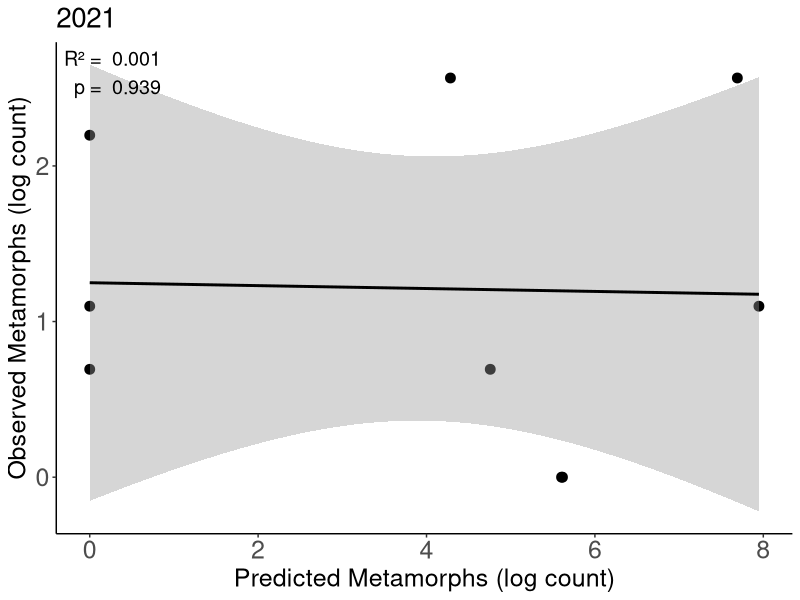
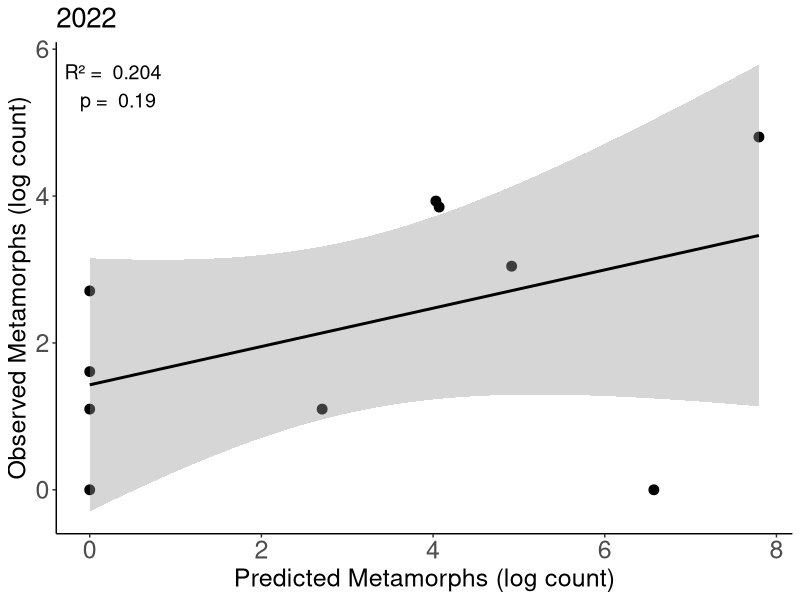
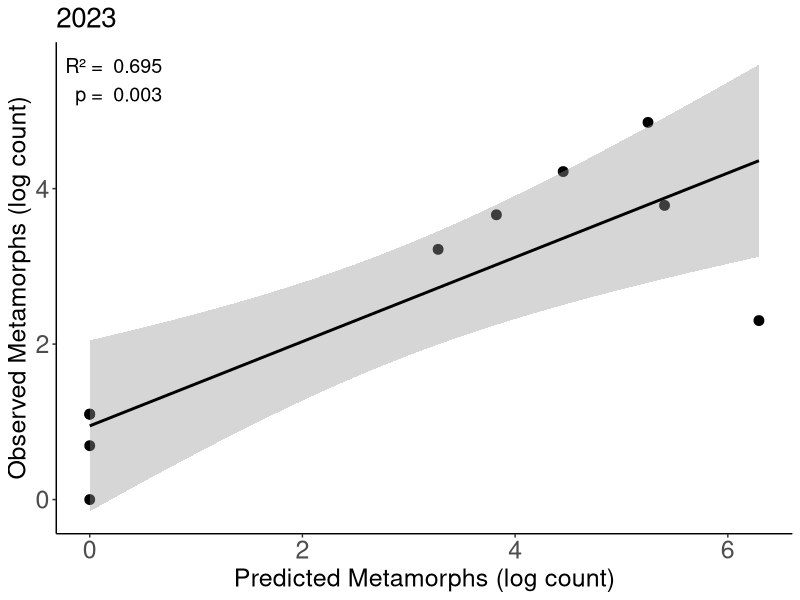
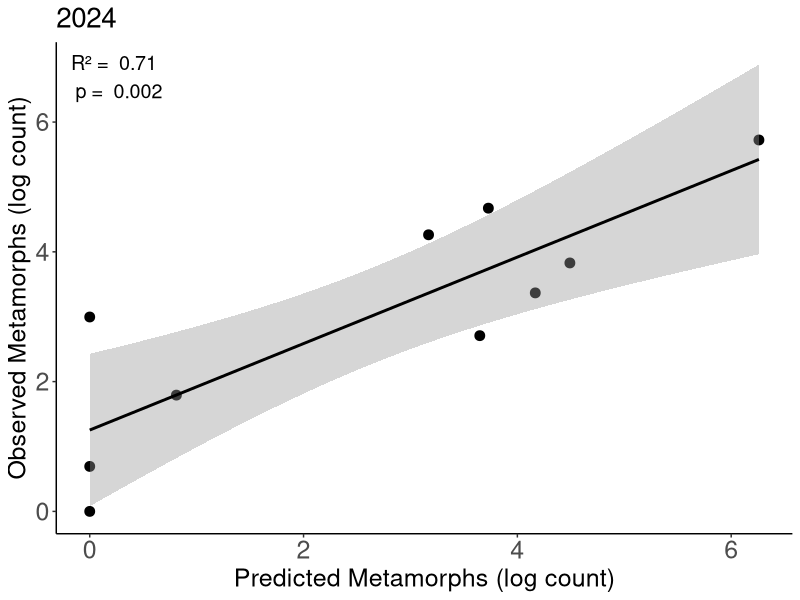
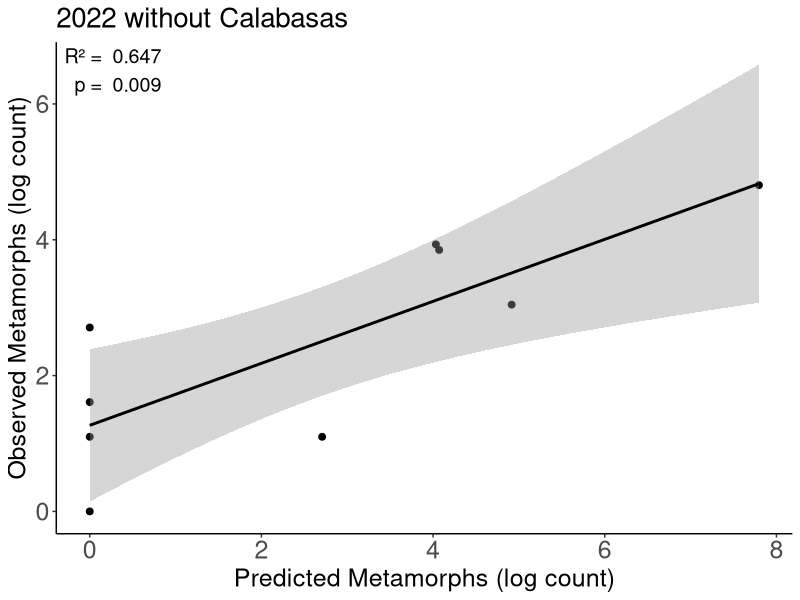
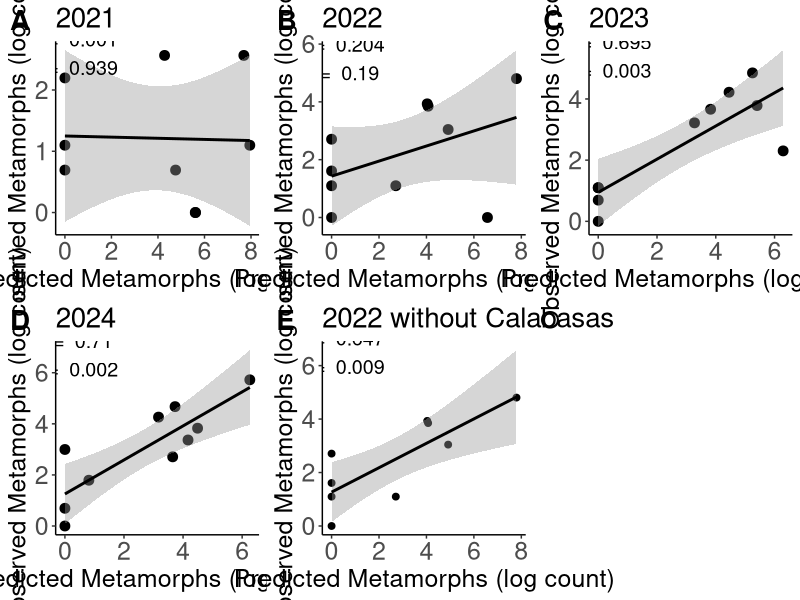
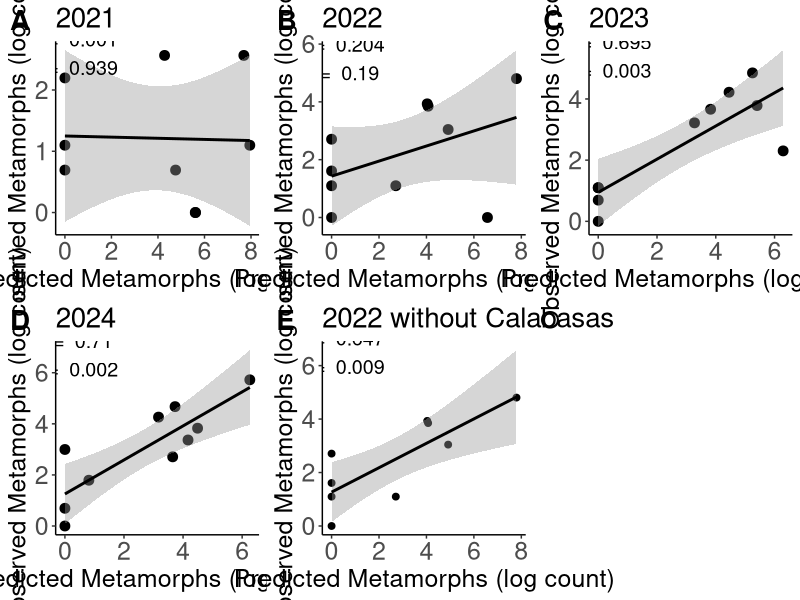

The R script that drew these images, in order:
#Making nice correlation plots for recruitment correlation
library(ggplot2)
library(tidyverse)
library(ggpubr)
df <- read_csv("Data/Larval_Correlations_Sum_Density.csv")

#Subsetting the data by year
data2021 <- df %>%
  filter(Year == 2021) %>%
  dplyr::select(Pond, Metamorph_Estimate, Drift_Fence_Actual_Count)

data2022 <- df %>%
  filter(Year == 2022) %>%
  dplyr::select(Pond, Metamorph_Estimate, Drift_Fence_Actual_Count)

data2023 <- df %>%
  filter(Year == 2023) %>%
  dplyr::select(Pond, Metamorph_Estimate, Drift_Fence_Actual_Count)

data2024 <- df %>%
  filter(Year == 2024) %>%
  dplyr::select(Pond, Metamorph_Estimate, Drift_Fence_Actual_Count)


#2021 Model
model2021 <- lm(log(Drift_Fence_Actual_Count+1) ~ log(Metamorph_Estimate+1), data = data2021)
summary(model2021)

#2022 Model
model2022 <- lm(log(Drift_Fence_Actual_Count+1) ~ log(Metamorph_Estimate+1), data = data2022)
summary(model2022)

#2023 Model
model2023 <- lm(log(Drift_Fence_Actual_Count+1) ~ log(Metamorph_Estimate+1), data = data2023)
summary(model2023)

#2024 Model
model2024 <- lm(log(Drift_Fence_Actual_Count) ~ log(Metamorph_Estimate+1), data = data2024)
summary(model2024)

summary2021 <- summary(model2021)
summary2022 <- summary(model2022)
summary2023 <- summary(model2023)
summary2024 <- summary(model2024)

p_value2021 <- coef(summary(model2021))[2, 4]
p_value2022 <- coef(summary(model2022))[2, 4]
p_value2023 <- coef(summary(model2023))[2, 4]
p_value2024 <- coef(summary(model2024))[2, 4]




#2021 Plot
plot1 <- ggplot(data2021, aes(x = log(Metamorph_Estimate+1), y = log(Drift_Fence_Actual_Count+1))) +
  geom_point(size = 3) +
  stat_smooth(method = "lm", color = "black")+
  labs(x = "Predicted Metamorphs (log count)",
       y = "Observed Metamorphs (log count)",
       title = "2021")+
  theme_classic() +
  theme(plot.title = element_text(size = 20), 
        axis.text = element_text(size = 18), 
        axis.title = element_text(size = 18)) +
  annotate("text", x = 0.3, y = 2.6, label = paste("R² = ", round(summary2021$r.squared, 3), "\n", "p = ", round(p_value2021, 3)),
           size = 5, color = "black")
plot1


#2022 Plot
plot2 <- ggplot(data2022, aes(x = log(Metamorph_Estimate+1), y = log(Drift_Fence_Actual_Count+1))) +
  geom_point(size = 3) +
  stat_smooth(method = "lm", color = "black")+
  labs(x = "Predicted Metamorphs (log count)",
       y = "Observed Metamorphs (log count)",
       title = "2022")+
  theme_classic() +
  theme(plot.title = element_text(size = 20), 
        axis.text = element_text(size = 18), 
        axis.title = element_text(size = 18)) +
  annotate("text", x = 0.3, y = 5.5, label = paste("R² = ", round(summary2022$r.squared, 3), "\n", "p = ", round(p_value2022, 3)),
           size = 5, color = "black")

plot2

#2023 Plot
plot3 <- ggplot(data2023, aes(x = log(Metamorph_Estimate+1), y = log(Drift_Fence_Actual_Count+1))) +
  geom_point(size = 3) +
  stat_smooth(method = "lm", color = "black")+
  labs(x = "Predicted Metamorphs (log count)",
       y = "Observed Metamorphs (log count)",
       title = "2023")+
  theme_classic() +
  theme(plot.title = element_text(size = 20), 
        axis.text = element_text(size = 18), 
        axis.title = element_text(size = 18)) +
  annotate("text",x = 0.25, y = 5.4, label = paste("R² = ", round(summary2023$r.squared, 3), "\n", "p = ", round(p_value2023, 3)),
           size = 5, color = "black")
plot3

#2024 Plot
plot4 <- ggplot(data2024, aes(x = log(Metamorph_Estimate+1), y = log(Drift_Fence_Actual_Count))) +
  geom_point(size = 3) +
  stat_smooth(method = "lm", colour = "black")+
  labs(x = "Predicted Metamorphs (log count)",
       y = "Observed Metamorphs (log count)",
       title = "2024")+
  theme_classic() +
  theme(plot.title = element_text(size = 20), 
        axis.text = element_text(size = 18), 
        axis.title = element_text(size = 18))+
  annotate("text",  x = 0.25, y = 6.7, label = paste("R² = ", round(summary2024$r.squared, 3), "\n", "p = ", round(p_value2024, 3)),
           size = 5, color = "black") 
plot4



#2022 without Calabasas
data2022NoCalabasas <- df %>%
  filter(Year == 2022, Pond != "Calabasas") %>%
  dplyr::select(Pond, Metamorph_Estimate, Drift_Fence_Actual_Count)


model2022NoCalabasas <- lm(log(Drift_Fence_Actual_Count+1) ~ log(Metamorph_Estimate+1), data = data2022NoCalabasas)
summary(model2022NoCalabasas)

summary2022NoCalabasas <- summary(model2022NoCalabasas)
p_value2022NoCalabasas <- coef(summary(model2022NoCalabasas))[2, 4]



plot5 <- ggplot(data2022NoCalabasas, aes(x = log(Metamorph_Estimate+1), y = log(Drift_Fence_Actual_Count+1))) +
  geom_point(size = 2) +
  stat_smooth(method = "lm", color = "black")+
  labs(x = "Predicted Metamorphs (log count)",
       y = "Observed Metamorphs (log count)",
       title = "2022 without Calabasas")+
  theme_classic() +
  theme(plot.title = element_text(size = 20), 
        axis.text = element_text(size = 18), 
        axis.title = element_text(size = 18)) +
  annotate("text", 
           x = 0.3, 
           y = 6.5, 
           label = paste("R² = ", round(summary2022NoCalabasas$r.squared, 3), "\n", "p = ", round(p_value2022NoCalabasas, 3)),
           size = 5, 
           color = "black")
plot5


multiPlot <- cowplot::plot_grid(plot1, plot2, plot3, plot4, plot5,
                                nrow = 2,
                                ncol = 3,
                                labels = c("A", "B", "C", "D", "E"),
                                label_size = 20)
multiPlot
ggsave("Figures/drift_fence_correlations.jpg", multiPlot, width = 25, height = 10)



#Now assessing all years pooled
all_years <- lm(log(Drift_Fence_Actual_Count+1) ~ log(Metamorph_Estimate+1), data = df)
summary(all_years)

##Returning the slope of the regression to calculate trespass rate
all_years_slope <- coef(all_years)[2]
##Slope is 0.24
